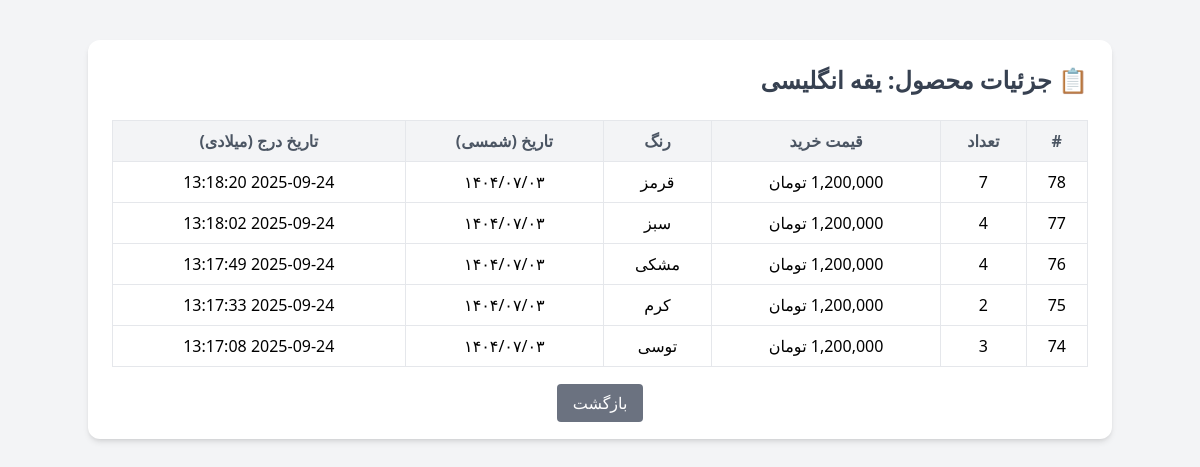
The page /details.php?name=یقه+انگلیسی on the database its author committed.
### tables this page shows
CREATE TABLE IF NOT EXISTS `all_products` (
  `id` int NOT NULL AUTO_INCREMENT,
  `product_name` varchar(255) NOT NULL,
  `quantity` int NOT NULL,
  `purchase_price` decimal(15,2) NOT NULL,
  `color` varchar(20) DEFAULT NULL,
  `date_shamsi` varchar(20) NOT NULL,
  `add_date` datetime NOT NULL DEFAULT CURRENT_TIMESTAMP,
  PRIMARY KEY (`id`)
);

### details.php (the view, shortened to what this page needs)
<?php
$servername = "localhost";
$username = "root";
$password = "";
$dbname = "salam";
$conn = new mysqli($servername, $username, $password, $dbname);
$conn->set_charset("utf8");
$name = $_GET['name'] ?? '';
$stmt = $conn->prepare("SELECT * FROM all_products WHERE product_name=? ORDER BY id DESC");
$stmt->bind_param("s", $name);
$stmt->execute();
$result = $stmt->get_result();
?>
<!DOCTYPE html>
<html lang="fa" dir="rtl">
<head>
  <script src="https://cdn.tailwindcss.com"></script>
</head>
<body class="bg-gray-100 min-h-screen flex flex-col items-center py-10">
  <div class="w-full max-w-5xl bg-white shadow-md rounded-xl p-6">
    <h2 class="text-2xl font-bold mb-6 text-gray-700">📋 جزئیات محصول: <?php echo htmlspecialchars($name); ?></h2>
    <table class="w-full border-collapse border border-gray-200 text-center">
      <thead>
        <tr class="bg-gray-100 text-gray-600">
          <th class="p-2 border">#</th>
          <th class="p-2 border">تعداد</th>
          <th class="p-2 border">قیمت خرید</th>
          <th class="p-2 border">رنگ</th>
          <th class="p-2 border">تاریخ (شمسی)</th>
          <th class="p-2 border">تاریخ درج (میلادی)</th>
        </tr>
      </thead>
      <tbody>
        <?php while($row = $result->fetch_assoc()): ?>
          <tr class="hover:bg-gray-50">
            <td class="p-2 border"><?php echo $row['id']; ?></td>
            <td class="p-2 border"><?php echo $row['quantity']; ?></td>
            <td class="p-2 border"><?php echo number_format($row['purchase_price']); ?> تومان</td>
            <td class="p-2 border"><?php echo htmlspecialchars($row['color']); ?></td>
            <td class="p-2 border"><?php echo $row['date_shamsi']; ?></td>
            <td class="p-2 border"><?php echo $row['add_date']; ?></td>
          </tr>
        <?php endwhile; ?>
      </tbody>
    </table>
    <div class="mt-6 text-center">
      <a href="count_all_products.php" class="bg-gray-500 hover:bg-gray-600 text-white px-4 py-2 rounded">بازگشت</a>
    </div>
  </div>
</body>
</html>

### rows shown on the page
all_products: id "78", quantity "7", purchase_price "1,200,000", color "قرمز", date_shamsi "۱۴۰۴/۰۷/۰۳", add_date "2025-09-24 13:18:20"
all_products: id "77", quantity "4", purchase_price "1,200,000", color "سبز", date_shamsi "۱۴۰۴/۰۷/۰۳", add_date "2025-09-24 13:18:02"
all_products: id "76", quantity "4", purchase_price "1,200,000", color "مشکی", date_shamsi "۱۴۰۴/۰۷/۰۳", add_date "2025-09-24 13:17:49"
all_products: id "75", quantity "2", purchase_price "1,200,000", color "کرم", date_shamsi "۱۴۰۴/۰۷/۰۳", add_date "2025-09-24 13:17:33"
all_products: id "74", quantity "3", purchase_price "1,200,000", color "توسی", date_shamsi "۱۴۰۴/۰۷/۰۳", add_date "2025-09-24 13:17:08"

### other values the page prints
$name "یقه انگلیسی"
